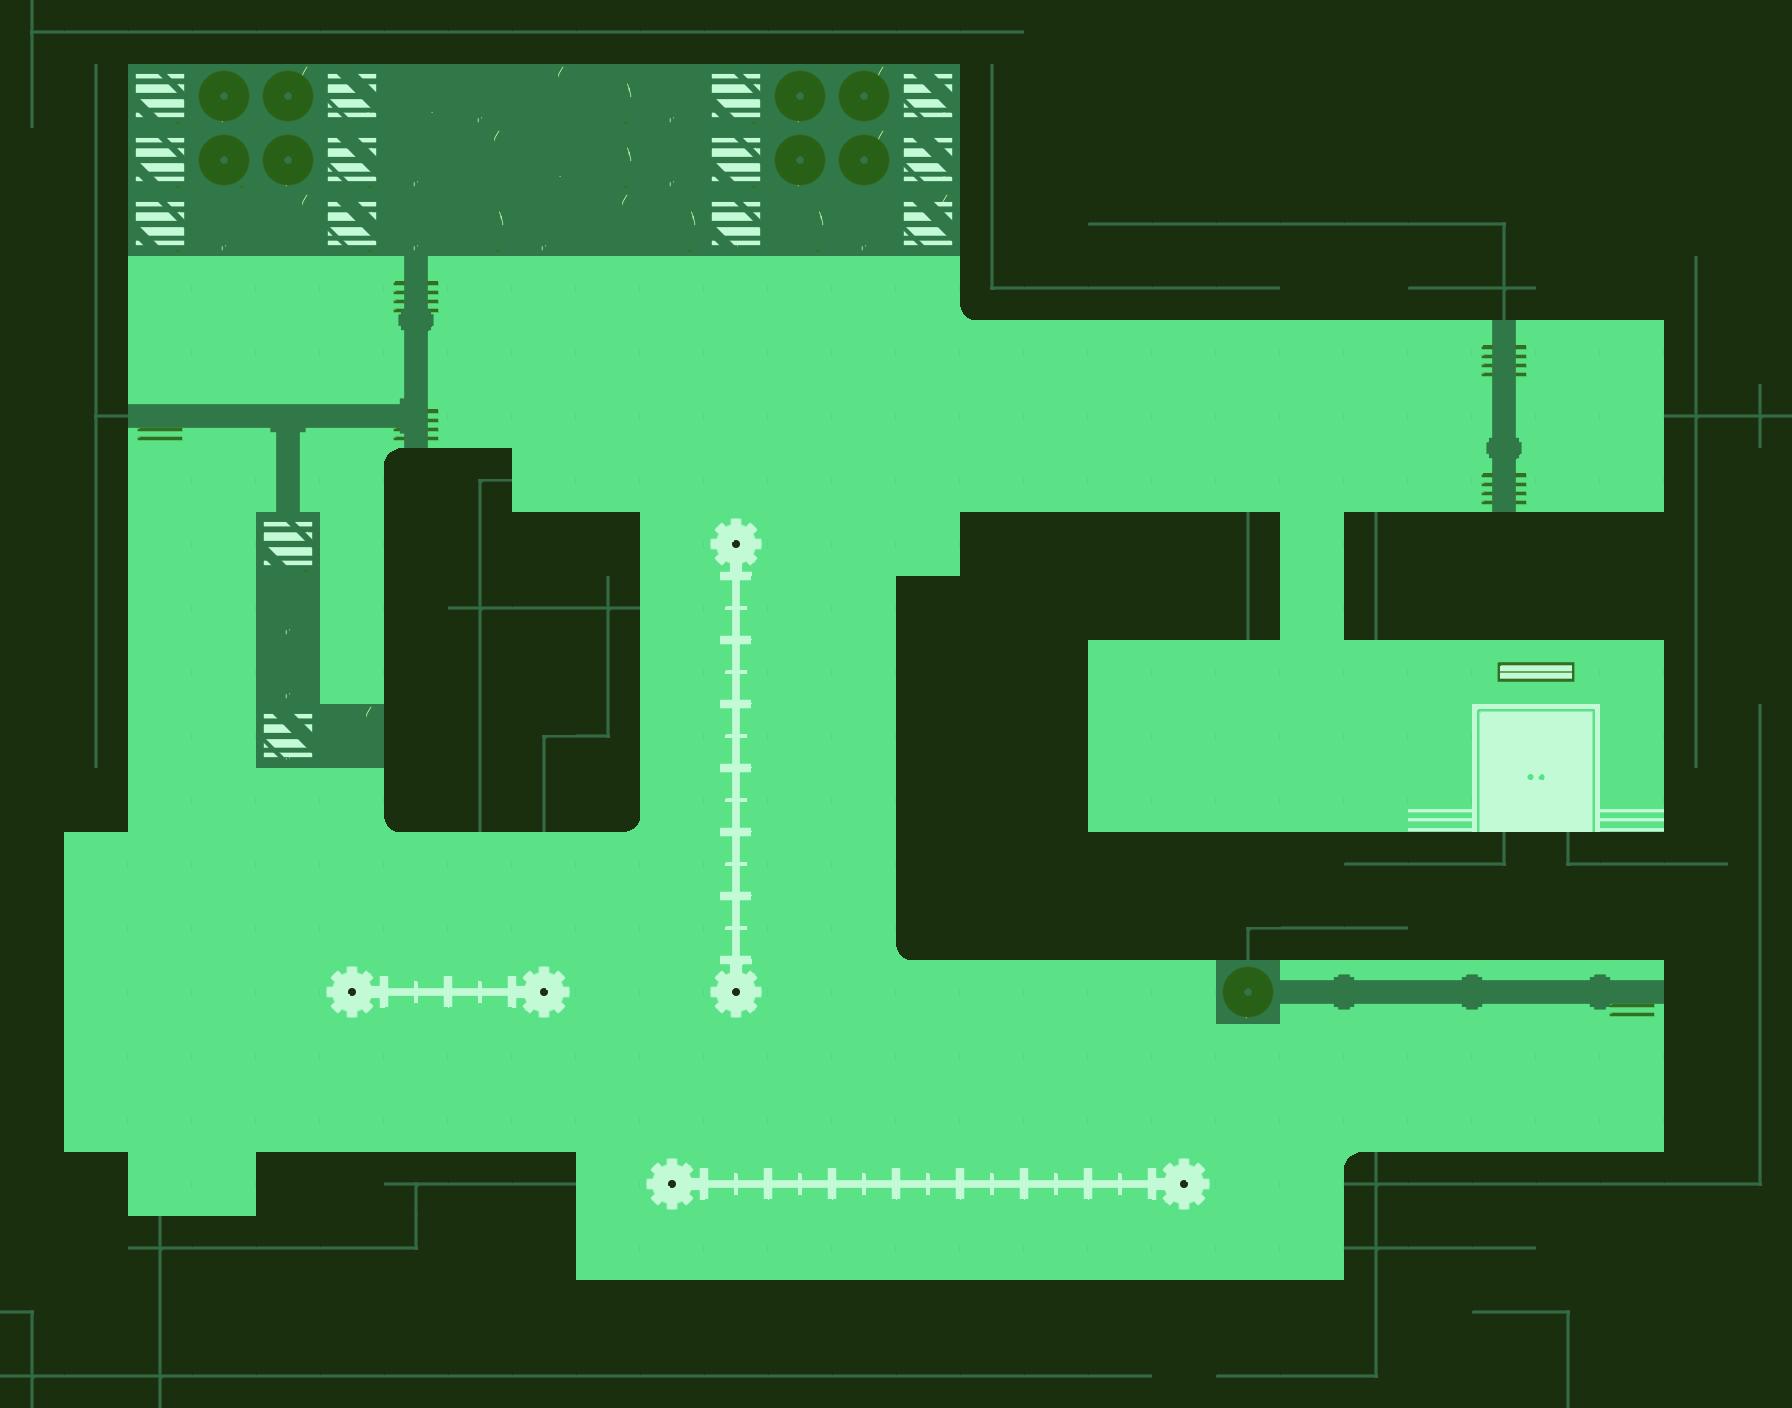

This game map was drawn from its Tiled (.tmx) file and the tilesets committed beside it. A one-line description and the trimmed map source follow:
An orthogonal 28x22 tile map with 64x64 px tiles, 12 tile layers (verde, Capa de patrones 1, negro, engranajes, ...).

<map version="1.0" orientation="orthogonal" width="28" height="22" tilewidth="64" tileheight="64">
 <tileset firstgid="1" name="tiles01" tilewidth="64" tileheight="64">
  <image source="tiles02.png" width="512" height="512" />
 </tileset>
 <layer name="verde" width="28" height="22">
  <data>[616 cells, 616 non-empty, 1 distinct tile ids]</data>
 </layer>
 <layer name="Capa de patrones 1" width="28" height="22">
  <data>[616 cells, 0 non-empty, 0 distinct tile ids]</data>
 </layer>
 <layer name="negro" width="28" height="22">
  <data>[616 cells, 297 non-empty, 4 distinct tile ids]</data>
 </layer>
 <layer name="engranajes" width="28" height="22">
  <data>[616 cells, 21 non-empty, 3 distinct tile ids]</data>
 </layer>
 <layer name="puerta1" width="28" height="22">
  <data>[616 cells, 8 non-empty, 4 distinct tile ids]</data>
 </layer>
 <layer name="puerta2" width="28" height="22">
  <data>[616 cells, 4 non-empty, 4 distinct tile ids]</data>
 </layer>
 <layer name="ventiladores" width="28" height="22">
  <data>[616 cells, 45 non-empty, 4 distinct tile ids]</data>
 </layer>
 <layer name="ventiladores2" width="28" height="22">
  <data>[616 cells, 2 non-empty, 2 distinct tile ids]</data>
 </layer>
 <layer name="lineas" width="28" height="22">
  <data>[616 cells, 131 non-empty, 9 distinct tile ids]</data>
 </layer>
 <layer name="circulo" width="28" height="22">
  <data>[616 cells, 21 non-empty, 3 distinct tile ids]</data>
 </layer>
 <layer name="rejilla" width="28" height="22">
  <data>[616 cells, 6 non-empty, 1 distinct tile ids]</data>
 </layer>
 <layer name="tubos" width="28" height="22">
  <data>[616 cells, 17 non-empty, 8 distinct tile ids]</data>
 </layer>
</map>
